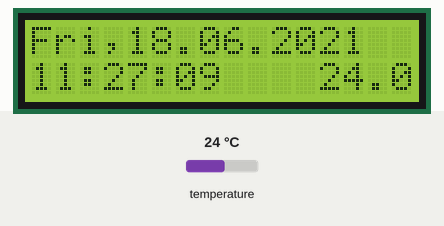
This sketch was run on a simulated Arduino Uno, built with avr-gcc and run on an emulated ATmega328P. On the bench: 16×2 character LCD. The test bench sets the inputs (shaded band); at power-on: temperature 24 °C. The local clock reads 2024-03-15 10:24:30 at power-on unless the sketch sets it.

Above: at 1.2 s.
1.3 s: temperature set to 12 °C
At 2.9 s:
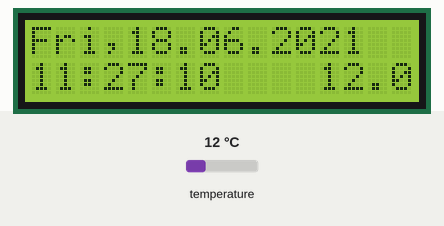
4.7 s: temperature set to 19 °C
At 6.1 s:
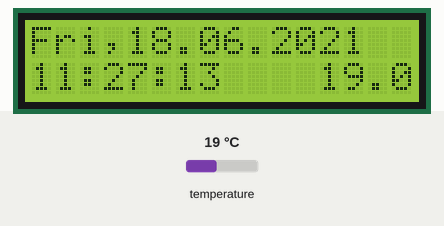
7.8 s: temperature set to 28 °C
At 9.2 s:
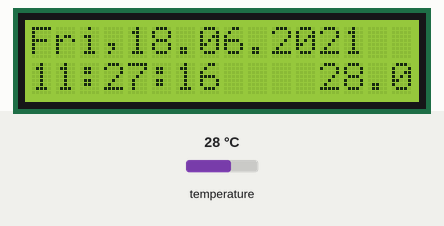
Timing chart, 0 to 10.8 s (numbered marks = the images above; inputs shaded):
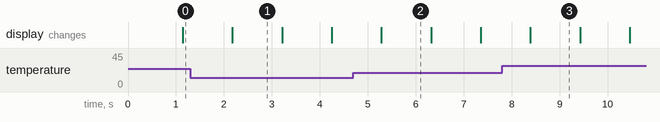

The sketch:

set_RTC.ino
```cpp
#include <Wire.h>
#include <LiquidCrystal_I2C.h>
#include <DS3231.h>

LiquidCrystal_I2C lcd(0x27, 16, 2);
DS3231  rtc(SDA, SCL);

void setup(){
  rtc.begin();
  lcd.init();
  lcd.backlight();

  rtc.setDate(18, 06, 2021);   //07 januari 2019
  rtc.setTime(11, 27, 8);    //08:00:00
  rtc.setDOW(5);              //Senin
}

void loop(){
  lcd.setCursor(0, 0);
  lcd.print(rtc.getDOWStr(1)); //hari
  lcd.setCursor(3, 0);
  lcd.print(",");

  lcd.setCursor(4, 0);
  lcd.print(rtc.getDateStr()); //tanggal

  lcd.setCursor(00, 1);
  lcd.print(rtc.getTimeStr()); //jam

  lcd.setCursor(12, 1);
  lcd.print(rtc.getTemp()); //suhu

  delay (1000);
}
```

Measured:
- what the display in image 1 shows lasts 1.0 s, from 2.2 s to 3.2 s
